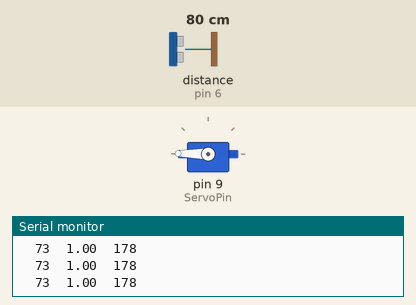
Recording of a program running on a simulated Arduino Nano, built with avr-gcc and run on an emulated ATmega328P. Parts: servo, the last lines printed to the serial monitor. Wiring (inferred from the names in the program): ultrasonic range finder: trigger pin 5; echo pin 6. Inputs (shaded band) come from the test bench; at power-on: distance to the obstacle (sensor on pin 6) 80 cm. The echo pulse lasts 58.3 µs per cm.

Above: at 1.2 s.
1.3 s: distance to the obstacle (sensor on pin 6) set to 2 cm
At 2.5 s:
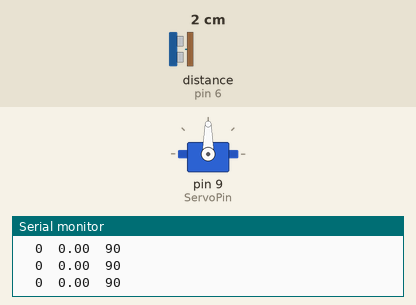
2.8 s: distance to the obstacle (sensor on pin 6) set to 18 cm
At 3.77 s:
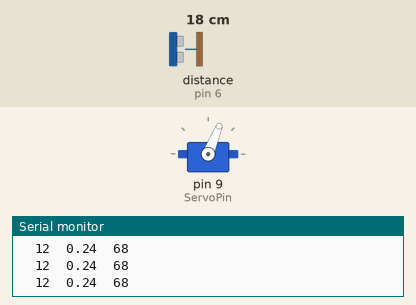
5.8 s: distance to the obstacle (sensor on pin 6) set to 35 cm
At 6.27 s:
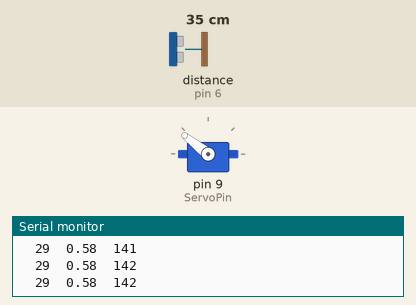
8.8 s: distance to the obstacle (sensor on pin 6) set to 60 cm
11.8 s: distance to the obstacle (sensor on pin 6) set to 4 cm
Timing chart, 0 to 14.3 s (numbered marks = the images above; inputs shaded):
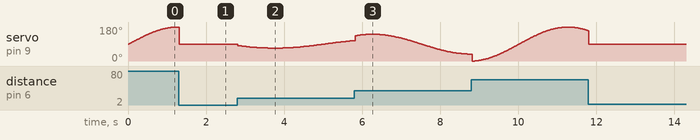

The program:

main.cpp
```cpp
#include <arduino.h>
#include <math.h>
#include <Servo.h>
#include <ultrasonic.h>

#define ServoPin 9

// Configuration
bool DebugLog = true;
float SinePeriod = 5;
int MaxServoOutput = 180;
int MinSonarDistance = 5;

// Variables
Servo myservo;
int angle = 0;

void setup() {
  Serial.begin(9600);
  ultrasonic_setup();
  myservo.attach(ServoPin);
}

float MapFloat(float x, float in_min, float in_max, float out_min, float out_max)
{
  return (x - in_min) * (out_max - out_min) / (in_max - in_min) + out_min;
}

void DebugLogGraph(float value)
{
    int graphWidth = 20;

    Serial.print('|');
    for(int i = 0; i < graphWidth; i++)
      if (value * graphWidth / MaxServoOutput > i &&
          value * graphWidth / MaxServoOutput < i+1)
        Serial.print("#");
      else
        Serial.print(" " );
      Serial.println('|');
}

float GenerateWave()
{
  float wave = sin(millis() * (2*PI) / 1000 / SinePeriod);

  // if (DebugLog)
  //   DebugLogGraph(wave);
  return wave;
}

void loop() {
  // Sine wave is the basic output [-1,1]
  float wave = GenerateWave();

  // Obrain sonar distance [5,50]cm => sonarMultiplier [0,1]
  int distance = max(ultrasonic_loop()-MinSonarDistance, 0);
  float sonarMultiplier = constrain(distance, 0.0, 50.0) / 50.0;

  // Apply sonar multiplier
  wave = wave * sonarMultiplier;
  // Map to servo signal range
  byte servoOutput = MapFloat(wave, -1, 1, 0, MaxServoOutput);

  if (DebugLog)
  {
    Serial.print("\t");
    Serial.print(distance);
    Serial.print("\t");
    Serial.print(sonarMultiplier);
    Serial.print("\t");
    Serial.print(servoOutput);
    Serial.println();
  }

  myservo.write(servoOutput);
}
```

pwm.cpp
```cpp
#include<Arduino.h>
#include<pwm.h>

const byte OC1A_PIN = 9;
const byte OC1B_PIN = 10;

const word PWM_FREQ_HZ = 25000; //Adjust this value to adjust the frequency
// const word PWM_FREQ_HZ = 30000; //Adjust this value to adjust the frequency
const word TCNT1_TOP = 16000000/(2*PWM_FREQ_HZ);

void pwm_setup() {

  pinMode(OC1A_PIN, OUTPUT);

  // Clear Timer1 control and count registers
  TCCR1A = 0;
  TCCR1B = 0;
  TCNT1  = 0;

  // Set Timer1 configuration
  // COM1A(1:0) = 0b10   (Output A clear rising/set falling)
  // COM1B(1:0) = 0b00   (Output B normal operation)
  // WGM(13:10) = 0b1010 (Phase correct PWM)
  // ICNC1      = 0b0    (Input capture noise canceler disabled)
  // ICES1      = 0b0    (Input capture edge select disabled)
  // CS(12:10)  = 0b001  (Input clock select = clock/1)

  TCCR1A |= (1 << COM1A1) | (1 << WGM11);
  TCCR1B |= (1 << WGM13) | (1 << CS10);
  ICR1 = TCNT1_TOP;
}

void setPwmDuty(byte duty) {
  OCR1A = (word) (duty*TCNT1_TOP)/100;
}

void pwm_loop(byte duty) {

    setPwmDuty(0);
    delay(5000);
    setPwmDuty(duty); //Change this value 0-100 to adjust duty cycle
    delay(5000);
//    setPwmDuty(50);
//    delay(20000);
//    setPwmDuty(75);
//    delay(20000);
//    setPwmDuty(100);
//    delay(20000);
}
```

pwm.h
```cpp
#include<Arduino.h>

void pwm_setup();
void pwm_loop(byte duty);
void setPwmDuty(byte duty);
```

io_test.cpp
```cpp
// #include <arduino.h>
// #include <math.h>

// #define PotPin1 A0
// #define PotPin2 A1
// #define LedPin 13
// #define VUPin1 5
// #define VUPin2 6

// void setup() {
//   Serial.begin(9600);
//   pinMode(PotPin1, INPUT);
//   pinMode(LedPin, OUTPUT);
//   pinMode(VUPin1, OUTPUT);
//   pinMode(VUPin2, OUTPUT);
// }

// float MapFloat(float x, float in_min, float in_max, float out_min, float out_max)
// {
//   return (x - in_min) * (out_max - out_min) / (in_max - in_min) + out_min;
// }

// float GenerateWave()
// {
//   float SinePeriod = 2;
//   float wave = sin(millis() * (2*PI) / 1000 / SinePeriod);

//   return wave;
// }

// void loop() {
//   digitalWrite(LedPin, 1);

//   float voltageScale = 0.15/5.0; // VU input range / default pin voltage output range

//   // Display 2 sine waves on the VU meters
//   // analogWrite(VUPin1, MapFloat(GenerateWave(), -1, 1, 0, 255) * voltageScale);
//   // analogWrite(VUPin2, MapFloat(GenerateWave(), 1, -1, 0, 255) * voltageScale);

//   int value;

//   // Read potmeter2 and display on VU1
//   value = analogRead(PotPin2);
//   value = map(value, -100, 1023, 0, 255);
//   analogWrite(VUPin1, value * voltageScale);

//   // Display sine wave on VU2 with amplitude specified by potmeter2
//   analogWrite(VUPin2, MapFloat(GenerateWave() * value, 255, -255, 0, 255) * voltageScale);

//   delay(10);
// }
```

ultrasonic.cpp
```cpp
/*
* Ultrasonic Sensor HC-SR04 and Arduino Tutorial
*
* by Dejan Nedelkovski,
* www.HowToMechatronics.com
*
*/

#include<Arduino.h>
#include<ultrasonic.h>

// defines pins numbers
const int trigPin = 5;
const int echoPin = 6;
// defines variables
long duration;
int distance;

void ultrasonic_setup()
{
  pinMode(trigPin, OUTPUT); // Sets the trigPin as an Output
  pinMode(echoPin, INPUT); // Sets the echoPin as an Input
  // Serial.begin(9600); // Starts the serial communication
}

int ultrasonic_loop()
{
  // Clears the trigPin
  digitalWrite(trigPin, LOW);
  delayMicroseconds(2);
  // Sets the trigPin on HIGH state for 10 micro seconds
  digitalWrite(trigPin, HIGH);
  delayMicroseconds(10);
  digitalWrite(trigPin, LOW);
  // Reads the echoPin, returns the sound wave travel time in microseconds
  duration = pulseIn(echoPin, HIGH);
  // Calculating the distance
  distance= duration*0.034/2;
  // Prints the distance on the Serial Monitor
  // Serial.print("Distance: ");
  // Serial.println(distance);
  return distance;
}
```

ultrasonic.h
```cpp
void ultrasonic_setup();
int ultrasonic_loop();
```
